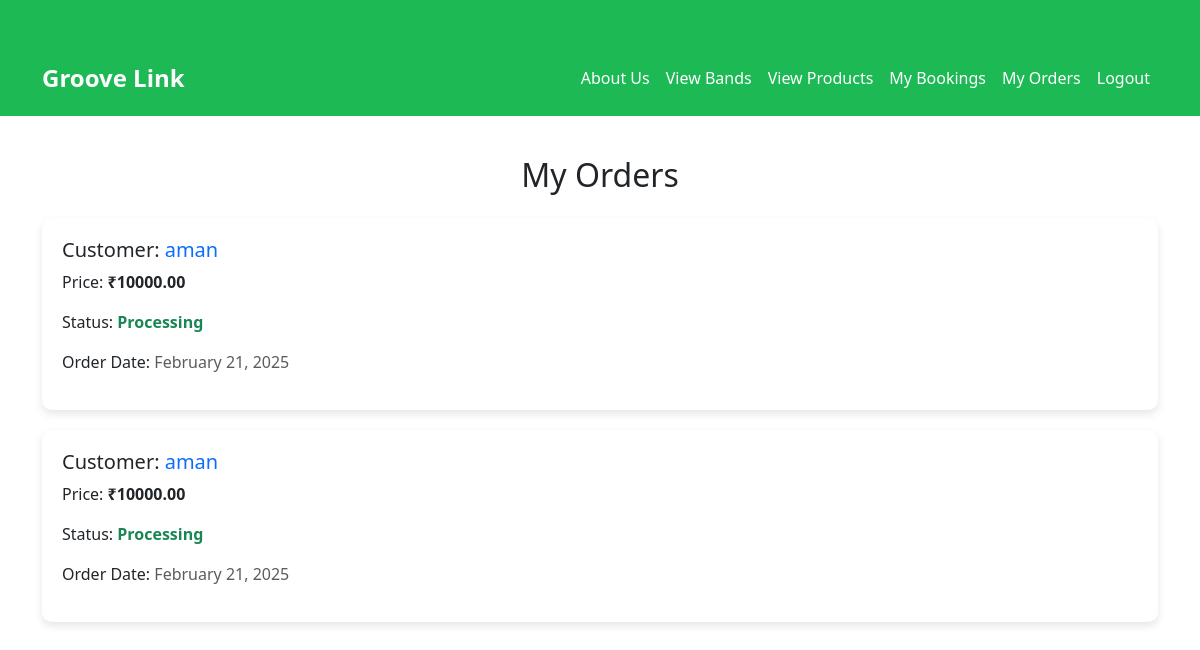
Screenshot of /order_history/ (signed in) with the database file from the repository.
### app/models.py (models this page shows, shortened)
class Order(models.Model):
    customer = models.ForeignKey(Customer, on_delete=models.CASCADE, related_name="orders")
    total_amount = models.DecimalField(max_digits=10, decimal_places=2)
    payment_status = models.BooleanField(default=False)  # False means unpaid
    order_status = models.CharField(
        max_length=20,
        choices=[("Pending", "Pending"), ("Processing", "Processing"), ("Delivered", "Delivered")],
        default="Pending"
    )
    created_at = models.DateTimeField(auto_now_add=True)

class Customer(models.Model):
    name = models.CharField(max_length=100)
    email = models.EmailField(unique=True)
    phone = models.PositiveBigIntegerField()
    password = models.CharField(max_length=255)
    location = models.CharField(max_length=255)

### app/views.py (the view)
# urls.py: path("order_history/", views.view_order_history, name="order_history"),
def view_order_history(request):
    user_id = request.session.get("user_id")  # Ensure consistency with login session
    if not user_id:
        return redirect("login")  # Redirect if user_id is not found
    customer = get_object_or_404(Customer, id=user_id)
    orders = Order.objects.filter(customer=customer).order_by("-created_at")
    return render(request, "customer/order_history.html", {"orders": orders})

### templates/customer/order_history.html (shortened to what this page needs)
<!DOCTYPE html>
<html lang="en">
<head>
    <link rel="stylesheet" href="https://cdn.jsdelivr.net/npm/bootstrap@5.3.0/dist/css/bootstrap.min.css">
</head>
<body>
    <nav class="navbar navbar-expand-lg">
        <div class="container">
            <a class="navbar-brand" href="../customerhome">Groove Link</a>
            <div class="collapse navbar-collapse" id="navbarNav">
                <ul class="navbar-nav ms-auto">
                    <li class="nav-item"><a class="nav-link" href="../about">About Us</a></li>
                    <li class="nav-item"><a class="nav-link" href="../viewbands">View Bands</a></li>
                    <li class="nav-item"><a class="nav-link" href="../viewproducts">View Products</a></li>
                    <li class="nav-item"><a class="nav-link" href="../booking_history">My Bookings</a></li>
                    <li class="nav-item"><a class="nav-link" href="../order_history">My Orders</a></li>
                    <li class="nav-item"><a class="nav-link" href="../logout">Logout</a></li>
                </ul>
            </div>
        </div>
    </nav>
    <div class="container">
        <h2 class="text-center mb-4">My Orders</h2>
        {% for order in orders %}
            <div class="order-card">
                <h5>Customer: <span class="text-primary">{{ order.customer.name }}</span></h5>
                <p>Price: <strong>₹{{ order.total_amount }}</strong></p>
                <p>Status: <span class="order-status text-success">{{ order.order_status }}</span></p>
                <p>Order Date: <span class="text-muted">{{ order.created_at|date:"F d, Y" }}</span></p>
            </div>
        {% empty %}
            <p class="no-orders">No orders found.</p>
        {% endfor %}
    </div>
</body>
</html>

### templates/customer/order_history.html (style rules this page uses)
.navbar { background: #1db954; padding: 15px; }
.navbar-brand { font-weight: bold; color: #fff; font-size: 24px; }
.navbar-nav .nav-link { color: #fff; font-size: 16px; transition: color 0.3s ease-in-out; }
.container { margin-top: 40px; }
.order-card { background: #fff; padding: 20px; border-radius: 10px; box-shadow: 0px 4px 8px rgba(0, 0, 0, 0.1); margin-bottom: 20px; transition: transform 0.3s ease-in-out; }
.order-status { font-weight: bold; }

### rows the page displays
Order: customer.name "aman", total_amount "10000.00", order_status "Processing", created_at "February 21, 2025"
Order: customer.name "aman", total_amount "10000.00", order_status "Processing", created_at "February 21, 2025"
